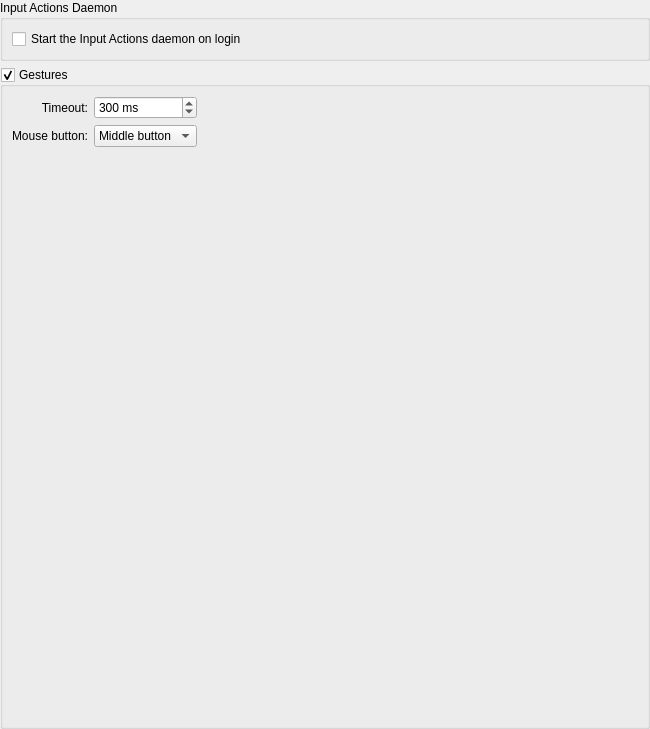
<?xml version="1.0" encoding="UTF-8"?>
<ui version="4.0">
 <class>GlobalSettingsWidget</class>
 <widget class="QWidget" name="GlobalSettingsWidget">
  <property name="geometry">
   <rect>
    <x>0</x>
    <y>0</y>
    <width>650</width>
    <height>729</height>
   </rect>
  </property>
  <layout class="QVBoxLayout" name="verticalLayout_2">
   <property name="margin">
    <number>0</number>
   </property>
   <item>
    <widget class="QGroupBox" name="global_group">
     <property name="sizePolicy">
      <sizepolicy hsizetype="Preferred" vsizetype="Preferred">
       <horstretch>0</horstretch>
       <verstretch>0</verstretch>
      </sizepolicy>
     </property>
     <property name="maximumSize">
      <size>
       <width>16777215</width>
       <height>100</height>
      </size>
     </property>
     <property name="title">
      <string>Input Actions Daemon</string>
     </property>
     <layout class="QVBoxLayout" name="verticalLayout">
      <item>
       <widget class="QCheckBox" name="enabled">
        <property name="text">
         <string>Start the Input Actions daemon on login</string>
        </property>
       </widget>
      </item>
     </layout>
    </widget>
   </item>
   <item>
    <widget class="QGroupBox" name="gestures_group">
     <property name="title">
      <string>Gestures</string>
     </property>
     <property name="checkable">
      <bool>true</bool>
     </property>
     <layout class="QGridLayout" name="gridLayout">
      <item row="0" column="0">
       <widget class="QLabel" name="gestures_timeout_label">
        <property name="text">
         <string>Timeout:</string>
        </property>
        <property name="alignment">
         <set>Qt::AlignRight|Qt::AlignTrailing|Qt::AlignVCenter</set>
        </property>
        <property name="buddy">
         <cstring>gestures_timeout</cstring>
        </property>
       </widget>
      </item>
      <item row="0" column="1">
       <widget class="QSpinBox" name="gestures_timeout">
        <property name="suffix">
         <string> ms</string>
        </property>
        <property name="minimum">
         <number>100</number>
        </property>
        <property name="maximum">
         <number>1000</number>
        </property>
        <property name="value">
         <number>300</number>
        </property>
       </widget>
      </item>
      <item row="0" column="2">
       <spacer name="gestures_spacer_1">
        <property name="orientation">
         <enum>Qt::Horizontal</enum>
        </property>
        <property name="sizeHint" stdset="0">
         <size>
          <width>40</width>
          <height>20</height>
         </size>
        </property>
       </spacer>
      </item>
      <item row="1" column="0">
       <widget class="QLabel" name="gestures_button_label">
        <property name="text">
         <string>Mouse button:</string>
        </property>
        <property name="buddy">
         <cstring>gestures_button</cstring>
        </property>
       </widget>
      </item>
      <item row="2" column="0">
       <spacer name="gestures_spacer2">
        <property name="orientation">
         <enum>Qt::Vertical</enum>
        </property>
        <property name="sizeHint" stdset="0">
         <size>
          <width>20</width>
          <height>40</height>
         </size>
        </property>
       </spacer>
      </item>
      <item row="1" column="1">
       <widget class="QComboBox" name="gestures_button">
        <item>
         <property name="text">
          <string>Middle button</string>
         </property>
        </item>
        <item>
         <property name="text">
          <string>Right button</string>
         </property>
        </item>
        <item>
         <property name="text">
          <string>Button 4</string>
         </property>
        </item>
        <item>
         <property name="text">
          <string>Button 5</string>
         </property>
        </item>
        <item>
         <property name="text">
          <string>Button 6</string>
         </property>
        </item>
        <item>
         <property name="text">
          <string>Button 7</string>
         </property>
        </item>
        <item>
         <property name="text">
          <string>Button 8</string>
         </property>
        </item>
        <item>
         <property name="text">
          <string>Button 9</string>
         </property>
        </item>
       </widget>
      </item>
     </layout>
    </widget>
   </item>
  </layout>
 </widget>
 <tabstops>
  <tabstop>enabled</tabstop>
  <tabstop>gestures_group</tabstop>
  <tabstop>gestures_timeout</tabstop>
  <tabstop>gestures_button</tabstop>
 </tabstops>
 <resources/>
 <connections/>
</ui>
